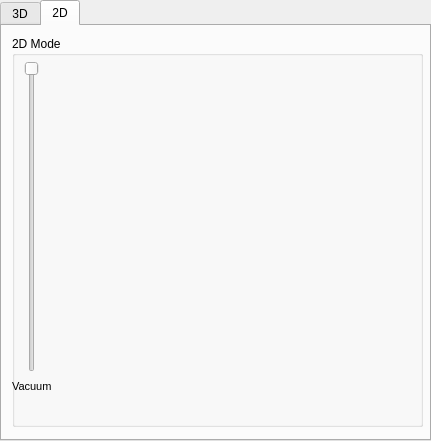
       <widget class="QTabWidget" name="tabWidget_2">
        <property name="geometry">
         <rect>
          <x>390</x>
          <y>0</y>
          <width>431</width>
          <height>441</height>
         </rect>
        </property>
        <property name="currentIndex">
         <number>1</number>
        </property>
        <widget class="QWidget" name="tab">
         <attribute name="title">
          <string>3D</string>
         </attribute>
        </widget>
        <widget class="QWidget" name="t2D">
         <attribute name="title">
          <string>2D</string>
         </attribute>
         <widget class="QGroupBox" name="groupBox_6">
          <property name="geometry">
           <rect>
            <x>10</x>
            <y>10</y>
            <width>411</width>
            <height>391</height>
           </rect>
          </property>
          <property name="title">
           <string>2D Mode</string>
          </property>
          <property name="flat">
           <bool>true</bool>
          </property>
          <property name="checkable">
           <bool>false</bool>
          </property>
          <widget class="QSlider" name="sldZAdjustion">
           <property name="geometry">
            <rect>
             <x>9</x>
             <y>25</y>
             <width>22</width>
             <height>311</height>
            </rect>
           </property>
           <property name="maximum">
            <number>300</number>
           </property>
           <property name="value">
            <number>0</number>
           </property>
           <property name="orientation">
            <enum>Qt::Vertical</enum>
           </property>
           <property name="invertedAppearance">
            <bool>true</bool>
           </property>
          </widget>
          <widget class="QWidget" name="wg2d" native="true">
           <property name="enabled">
            <bool>true</bool>
           </property>
           <property name="geometry">
            <rect>
             <x>50</x>
             <y>30</y>
             <width>370</width>
             <height>355</height>
            </rect>
           </property>
           <property name="styleSheet">
            <string notr="true"/>
           </property>
          </widget>
          <widget class="QPushButton" name="btnVacuum">
           <property name="geometry">
            <rect>
             <x>0</x>
             <y>360</y>
             <width>41</width>
             <height>31</height>
            </rect>
           </property>
           <property name="styleSheet">
            <string notr="true">QPushButton{
	border: none;
	background-color: none;
}</string>
           </property>
           <property name="text">
            <string/>
           </property>
           <property name="icon">
            <iconset resource="img.qrc">
             <normaloff>:/icons/off-button.png</normaloff>
             <normalon>:/icons/on-button.png</normalon>:/icons/off-button.png</iconset>
           </property>
           <property name="iconSize">
            <size>
             <width>30</width>
             <height>30</height>
            </size>
           </property>
           <property name="checkable">
            <bool>true</bool>
           </property>
          </widget>
          <widget class="QLabel" name="label_15">
           <property name="geometry">
            <rect>
             <x>0</x>
             <y>340</y>
             <width>41</width>
             <height>21</height>
            </rect>
           </property>
           <property name="font">
            <font>
             <pointsize>8</pointsize>
            </font>
           </property>
           <property name="styleSheet">
            <string notr="true">	background-color: none;</string>
           </property>
           <property name="text">
            <string>Vacuum</string>
           </property>
          </widget>
         </widget>
        </widget>
       </widget>
